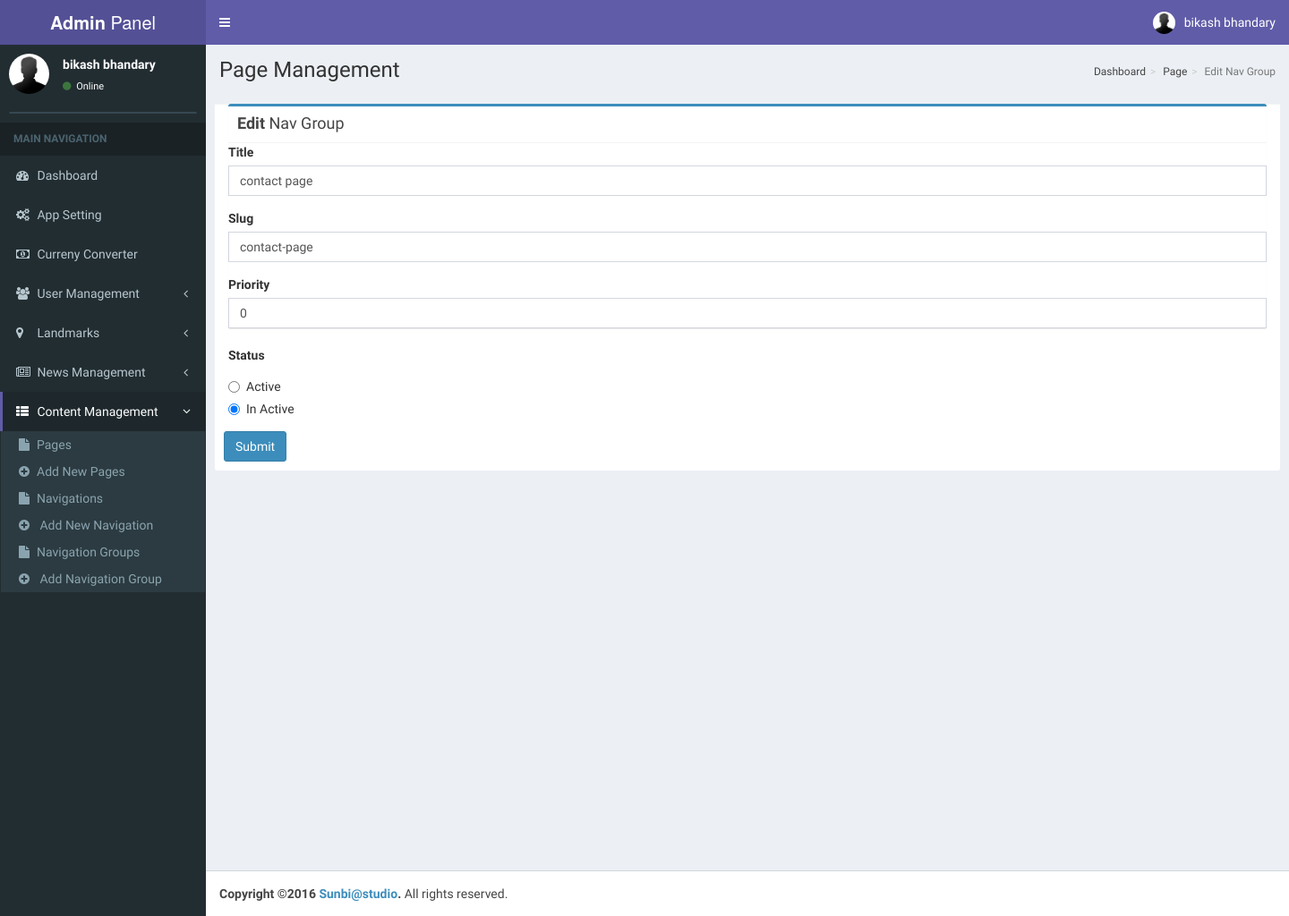
The app's page /admin/page/edit_nav_group/4 (signed in), older data.
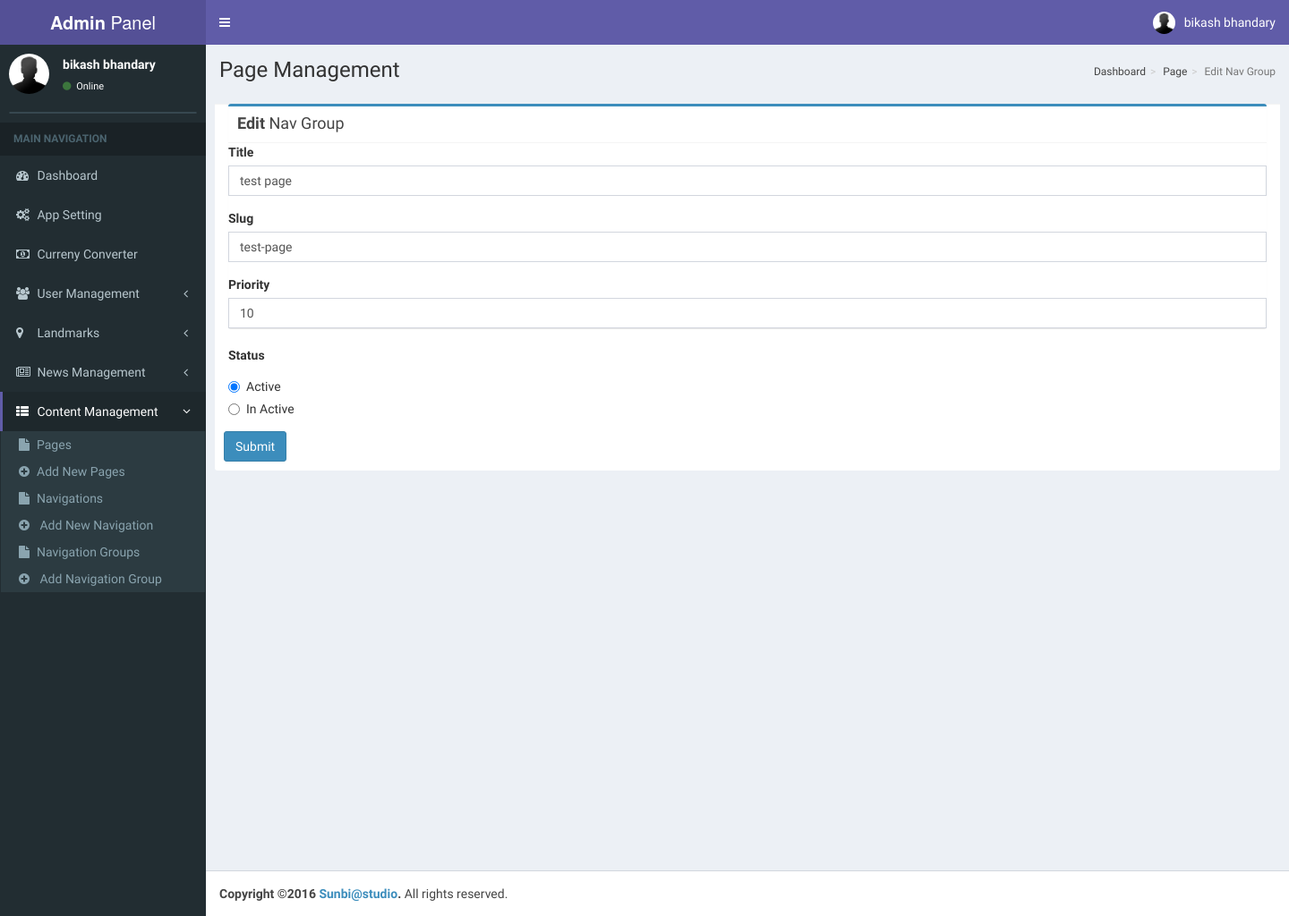
The same page, newer data.
### tables this page shows
CREATE TABLE `default_navigation_groups` (
  `id` int(10) UNSIGNED NOT NULL,
  `title` varchar(100) NOT NULL,
  `abbrev` varchar(100) NOT NULL,
  `priority` int(11) NOT NULL,
  `status` enum('0','1') NOT NULL
);

### application/libraries/Template.php (called while the page is built, shortened)
<?php
class Template {
    var $template_data = array();
    function set($name, $value)
    {
        $this->template_data[$name] = $value;
    }
    function load($template = '', $view = '', $view_data = array(), $return = FALSE)
     {
        $this->CI = & get_instance();
        $this->set('content', $this->CI->load->view($view, $view_data, TRUE));
        return $this->CI->load->view($template, $this->template_data, $return);
    }
}

### index.php (called while the page is built, shortened)
<?php
require_once BASEPATH.'core/CodeIgniter.php';

### application/modules/admin/models/Page_model.php (called while the page is built, shortened)
<?php
class Page_model extends CI_Model
{
	public function getNavGroupById($id)
	{
		$query=$this->db->select('*')
		->from('navigation_groups')
		->where('id',$id)
		->get();
		$result=$query->row();
		return (isset($result) && !empty($result))? $result:array();
	}
}

### application/modules/admin/views/create_navigation_group.php (the view, shortened to what this page needs)
<?php $isEdit=isset($datas)? TRUE:FALSE;    ?>
 <div class="content-wrapper">
       <section class="content-header">
          <h1>
           Page Management
        </h1>
          <ol class="breadcrumb">
          <?php foreach ($breadcrumb as $key => $value)
          {
            if($value==''):
              echo '<li class="active">'.ucfirst($key).'</li>';
              else:
              echo '<li><a href="'.base_url().'admin/'.$value.'">'.ucfirst($key).'</a></li>';
             endif;
           } ?>
          </ol>
        </section>
        <section class="content">
          <div class="row">
            <div class="col-md-12">
              <div class="box box-primary">
                <div class="box-header with-border">
                  <h3 class="box-title"><?=$table_name; ?></h3>
                </div>
                 <?php
                  $attributes = array('id' => 'page_group');
                 echo form_open($action,$attributes);
                 ?>
                  <div class="form-group">
                      <label for="exampleInputEmail1">Title</label>
                      <input type="text" name="title" value="<?php if($isEdit) echo $datas->title;  ?>" class="form-control" id="" placeholder="Group Title" required>
                  </div>
                  <div class="form-group">
                      <label for="exampleInputEmail1">Slug</label>
                      <input type="text" name="abbrev" value="<?php if($isEdit) echo $datas->abbrev;  ?>" class="form-control" id="" placeholder="Slug">
                  </div>
                  <div class="form-group">
                      <label for="exampleInputEmail1">Priority</label>
                      <input type="text" name="priority" value="<?php if($isEdit) echo $datas->priority;  ?>" class="form-control" id="" placeholder="Priority">
                  </div>
                    </div>
                        <div class="form-group">
                      <label>Status</label>
                     <div class="form-group">
                      <div class="radio">
                        <label>
                          <input type="radio" name="status" id="optionsRadios1" value="1"
                          <?php
                              if($isEdit) {if($datas->status==1){ echo 'checked'; }}
                                        else
                                        {
                                          echo 'checked';
                                        }
                                        ?>
                                      >
                          Active
                        </label>
                      </div>
                      <div class="radio">
                        <label>
                          <input type="radio" name="status" id="optionsRadios2" value="0"
                          <?php
                              if($isEdit) { if($datas->status==0)
                                          {
                                            echo 'checked';
                                          }
                                        }
                                        ?>
                                        >
                          In Active
                        </label>
                      </div>
                    </div>
                    </div>
                  </div>
                  <div class="box-footer">
                    <button type="submit" class="btn btn-primary">Submit</button>
                  </div>
              </div>
              </div>
          </div>

Row changes from the older to the newer data that the page shows:
changed default_navigation_groups: title "contact page" → "test page"; abbrev "contact-page" → "test-page"; priority "0" → "10"; status "☐ Active" → "☑ Active"; status "☑ In Active" → "☐ In Active"
